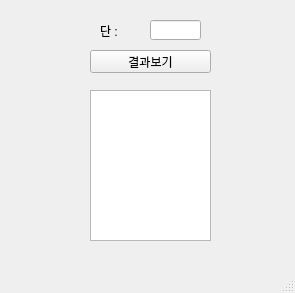
<?xml version="1.0" encoding="UTF-8"?>
<ui version="4.0">
 <class>MainWindow</class>
 <widget class="QMainWindow" name="MainWindow">
  <property name="geometry">
   <rect>
    <x>0</x>
    <y>0</y>
    <width>295</width>
    <height>293</height>
   </rect>
  </property>
  <property name="windowTitle">
   <string>MainWindow</string>
  </property>
  <widget class="QWidget" name="centralwidget">
   <widget class="QLineEdit" name="le">
    <property name="geometry">
     <rect>
      <x>150</x>
      <y>20</y>
      <width>51</width>
      <height>20</height>
     </rect>
    </property>
    <property name="inputMask">
     <string/>
    </property>
    <property name="text">
     <string/>
    </property>
   </widget>
   <widget class="QLabel" name="lbl">
    <property name="geometry">
     <rect>
      <x>100</x>
      <y>20</y>
      <width>51</width>
      <height>21</height>
     </rect>
    </property>
    <property name="text">
     <string>단 : </string>
    </property>
   </widget>
   <widget class="QPushButton" name="pb">
    <property name="geometry">
     <rect>
      <x>90</x>
      <y>50</y>
      <width>121</width>
      <height>23</height>
     </rect>
    </property>
    <property name="text">
     <string>결과보기</string>
    </property>
   </widget>
   <widget class="QTextBrowser" name="tb">
    <property name="geometry">
     <rect>
      <x>90</x>
      <y>90</y>
      <width>121</width>
      <height>151</height>
     </rect>
    </property>
   </widget>
  </widget>
  <widget class="QMenuBar" name="menubar">
   <property name="geometry">
    <rect>
     <x>0</x>
     <y>0</y>
     <width>295</width>
     <height>21</height>
    </rect>
   </property>
  </widget>
  <widget class="QStatusBar" name="statusbar"/>
 </widget>
 <resources/>
 <connections/>
</ui>
